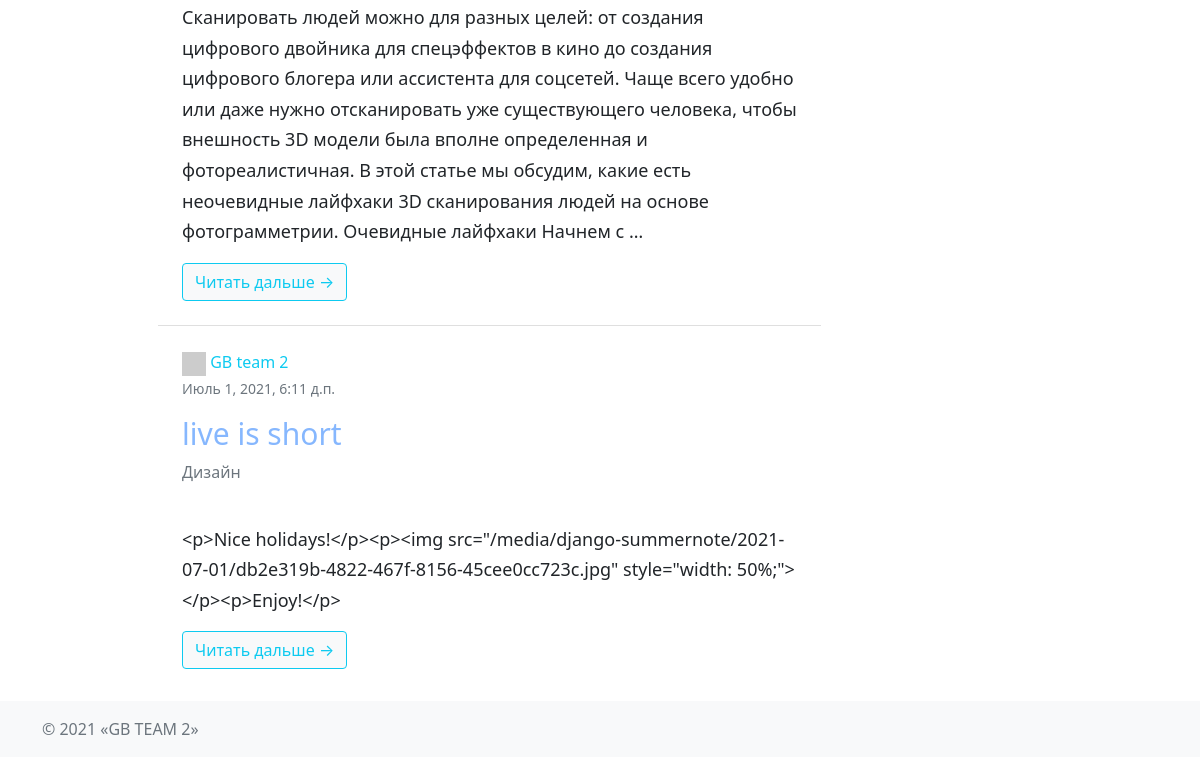
The page /hub/43/ (lower part) on the database as committed earlier.
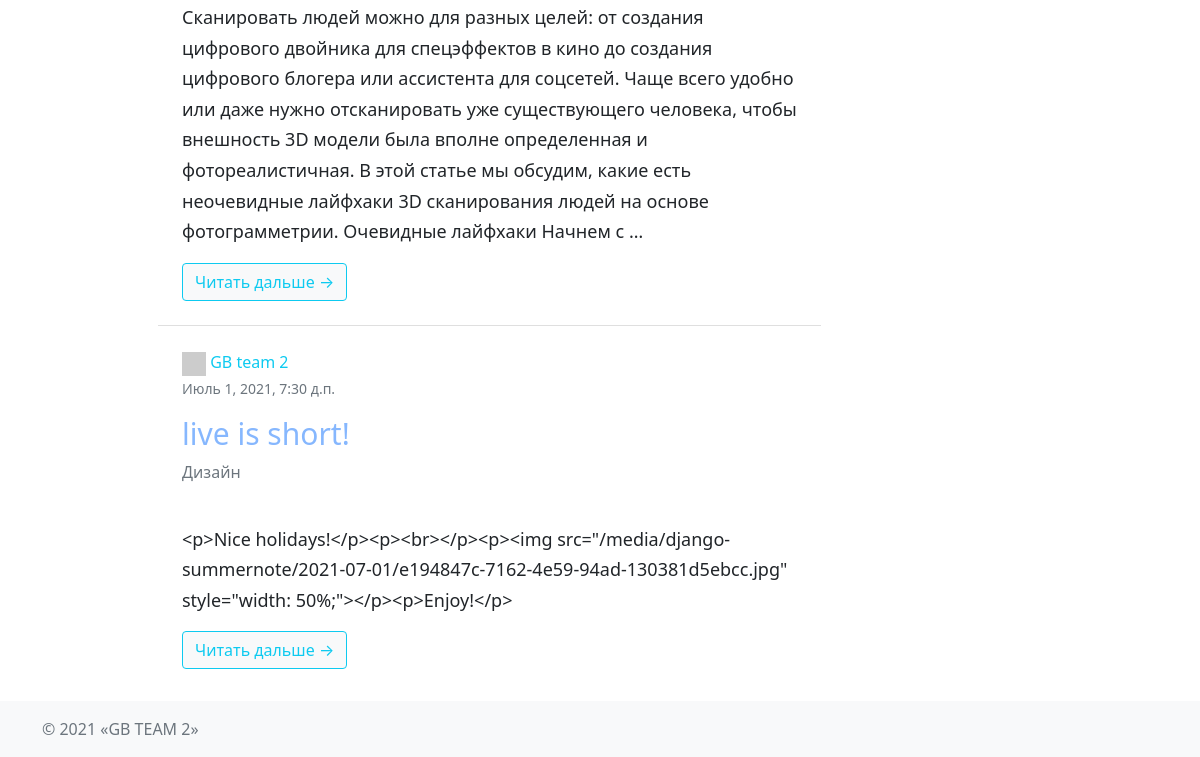
The same page on the database as committed later.
### article/models.py (models this page shows, shortened)
class Article(models.Model):
    user = models.ForeignKey(User, on_delete=models.CASCADE)
    topic = models.ForeignKey(Topic, on_delete=models.CASCADE, verbose_name='Раздел')
    title = models.CharField(max_length=64, unique=True, verbose_name='Название')
    content = models.TextField(blank=True, verbose_name='Статья')
    image = models.ImageField(upload_to='article_images', blank=True, verbose_name='Фото')
    created_at = models.DateTimeField(auto_now_add=True)
    updated_at = models.DateTimeField(auto_now=True)
    class Meta:
        verbose_name = 'Статья'
        verbose_name_plural = 'Статьи'

### hub/models.py (models this page shows)
class Topic(models.Model):
    name = models.CharField(max_length=64)
    short_description = models.TextField(blank=True)
    class Meta:
        verbose_name = 'Тематика'
        verbose_name_plural = 'Тематики'
    def __str__(self):
        return self.name

### hub/views.py (the view)
# urls.py: path('<int:pk>/', hub.TopicView.as_view(), name='topic')
class TopicView(DetailView):
    model = Topic
    template_name = 'hub/hub.html'
    def get_context_data(self, **kwargs):
        context = super().get_context_data(**kwargs)
        context['articles'] = Article.objects.filter(topic=self.kwargs.get('pk'))
        return context

### context_processor.py (called while the page is built)
def topic_list(request):
    return {"topic_list": Topic.objects.all()}

### hub/templates/hub/hub.html (shortened to what this page needs)
{% extends 'hub/base.html' %}
{% load static %}
{% block content %}
    <section>
        <div class="container w-75 p-2">
            <ul class="list-group list-group-flush w-75">
                {% for article in articles %}
                    <li class="list-group-item p-4">
                        <div class="row">
                            <header class="accordion-header">
                                <a href="user" class="text-info" title="Автор публикации"
                                   style="text-decoration: none;">
                                    <img src="http://placehold.it/30X30" width="24" height="24" class="img-fluid" alt="img">
                                    <span class="text">GB team 2</span>
                                </a>
                                <p class="timelist text-muted"><small> {{ article.created_at }}</small></p>
                            </header>
                            <div class="col-sm-12">
                                <a href="{% url 'article:article' article.pk %}" class="card-title text-decoration-none"
                                   style="color: #86b7fe; cursor: pointer"><h1 class="text" style="font-size: 30px;">
                                    {{ article.title }}
                                </h1></a>
                                <p class="text-muted"> {{ article.topic }}
                                </p>
                                <br>
                                <p class="card-text"
                                   style="line-height: 1.70;font-size: 18px;overflow-wrap: break-word;">{{ article.content|truncatewords:60 }}</p>
                                <a class="text-decoration-none" href="{% url 'article:article' article.pk %}">
                                    <button type="button" class="btn bg-light btn-outline-info"> Читать дальше → </button>
                                </a>
                            </div>
                        </div>
                    </li>
                {% endfor %}
            </ul>
        </div>
    </section>
{% endblock %}

Rows that differ between the two databases and show on the page:
changed Article "Дизайн": created_at "Июль 1, 2021, 6:11 д.п." → "Июль 1, 2021, 7:30 д.п."; title "live is short" → "live is short!"; content "<p>Nice holidays!</p><p><img src=\"/media/django-summernote/2021-07-01/db2e319b-4822-467f-8156-45cee0cc723c.jpg\" style=\"width: 50%;\"></p><p>Enjoy!</p>" → "<p>Nice holidays!</p><p><br></p><p><img src=\"/media/django-summernote/2021-07-01/e194847c-7162-4e59-94ad-130381d5ebcc.jpg\" style=\"width: 50%;\"></p><p>Enjoy!</p>"
